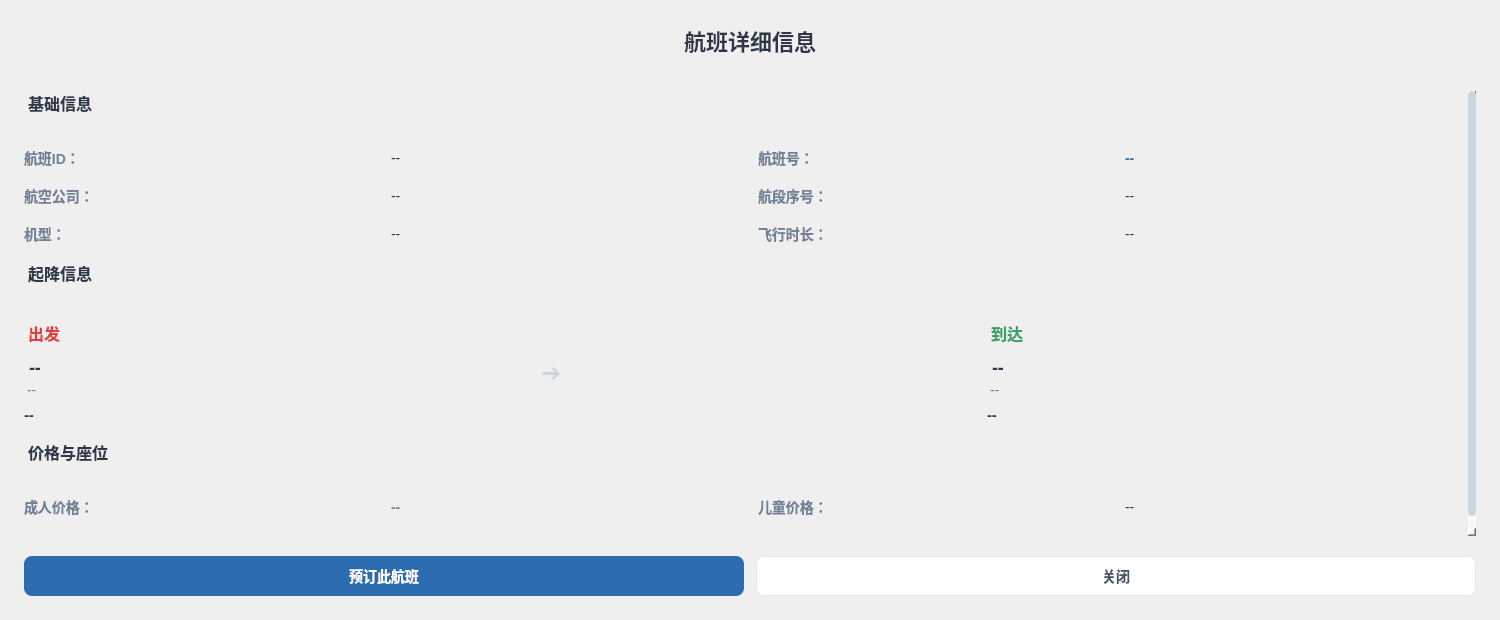
<?xml version="1.0" encoding="UTF-8"?>
<ui version="4.0">
 <class>FlightDetailWidget</class>
 <widget class="QDialog" name="FlightDetailWidget">
  <property name="geometry">
   <rect>
    <x>0</x>
    <y>0</y>
    <width>1500</width>
    <height>620</height>
   </rect>
  </property>
<property name="sizePolicy">
   <sizepolicy hsizetype="Expanding" vsizetype="Expanding">
    <horstretch>1</horstretch>
    <verstretch>1</verstretch>
   </sizepolicy>
  </property>
<property name="fixedSize">
   <size>
    <width>2000</width>  <!-- 强制宽度 -->
    <height>1500</height> <!-- 强制高度 -->
   </size>
  </property>
  <property name="windowTitle">
   <string>航班详情</string>
  </property>
  <property name="windowIcon">
   <iconset>
    <normaloff>.</normaloff>.</iconset>
  </property>
  <property name="modal">
   <bool>true</bool>
  </property>
  <property name="windowFlags">
   <set>Qt::Dialog|Qt::WindowMaximizeButtonHint|Qt::WindowCloseButtonHint</set>
  </property>
  <property name="minimumSize">
   <size>
    <width>700</width>
    <height>500</height>
   </size>
  </property>
  <layout class="QVBoxLayout" name="verticalLayout">
   <property name="spacing">
    <number>20</number>
   </property>
   <property name="leftMargin">
    <number>24</number>
   </property>
   <property name="topMargin">
    <number>24</number>
   </property>
   <property name="rightMargin">
    <number>24</number>
   </property>
   <property name="bottomMargin">
    <number>24</number>
   </property>
   <item>
    <widget class="QLabel" name="titleLabel">
     <property name="styleSheet">
      <string notr="true">
       QLabel {
        font-size: 22px;
        font-weight: bold;
        color: #2D3748;
        padding-bottom: 12px;
        border-bottom: 2px solid #E2E8F0;
       }
      </string>
     </property>
     <property name="text">
      <string>航班详细信息</string>
     </property>
     <property name="alignment">
      <set>Qt::AlignmentFlag::AlignCenter</set>
     </property>
    </widget>
   </item>
   <item>
    <widget class="QScrollArea" name="scrollArea">
     <property name="styleSheet">
      <string notr="true">
       QScrollArea {
        border: none;
       }
       QScrollBar:vertical {
        width: 8px;
        background: #F7FAFC;
        border-radius: 4px;
       }
       QScrollBar::handle:vertical {
        background: #CBD5E0;
        border-radius: 4px;
       }
       QScrollBar::handle:vertical:hover {
        background: #A0AEC0;
       }
      </string>
     </property>
     <property name="widgetResizable">
      <bool>true</bool>
     </property>
     <widget class="QWidget" name="scrollAreaWidgetContents">
      <property name="geometry">
       <rect>
        <x>0</x>
        <y>0</y>
        <width>782</width>
        <height>458</height>
       </rect>
      </property>
      <layout class="QVBoxLayout" name="contentLayout">
       <property name="spacing">
        <number>16</number>
       </property>
       <property name="leftMargin">
        <number>0</number>
       </property>
       <property name="topMargin">
        <number>0</number>
       </property>
       <property name="rightMargin">
        <number>0</number>
       </property>
       <property name="bottomMargin">
        <number>0</number>
       </property>
       <item>
        <layout class="QVBoxLayout" name="baseInfoLayout">
         <item>
          <widget class="QLabel" name="baseTitleLabel">
           <property name="styleSheet">
            <string notr="true">
              QLabel {
               font-size: 16px;
               font-weight: 600;
               color: #2D3748;
               margin-bottom: 16px;
              }
             </string>
           </property>
           <property name="text">
            <string>基础信息</string>
           </property>
          </widget>
         </item>
         <item>
          <layout class="QGridLayout" name="baseGridLayout">
           <property name="horizontalSpacing">
            <number>24</number>
           </property>
           <property name="verticalSpacing">
            <number>16</number>
           </property>
           <item row="0" column="0">
            <widget class="QLabel" name="flightIdKeyLabel">
             <property name="styleSheet">
              <string notr="true">
                QLabel {
                 font-size: 14px;
                 font-weight: bold; /* 加粗 */
                 color: #718096;
                 min-width: 80px;
                }
               </string>
             </property>
             <property name="text">
              <string>航班ID：</string>
             </property>
            </widget>
           </item>
           <item row="0" column="1">
            <widget class="QLabel" name="lbFlightId">
             <property name="styleSheet">
              <string notr="true">
                QLabel {
                 font-size: 14px;
                 color: #2D3748;
                }
               </string>
             </property>
             <property name="text">
              <string>--</string>
             </property>
            </widget>
           </item>
           <item row="0" column="2">
            <widget class="QLabel" name="flightNoKeyLabel">
             <property name="styleSheet">
              <string notr="true">
                QLabel {
                 font-size: 14px;
                 font-weight: bold; /* 加粗 */
                 color: #718096;
                 min-width: 80px;
                }
               </string>
             </property>
             <property name="text">
              <string>航班号：</string>
             </property>
            </widget>
           </item>
           <item row="0" column="3">
            <widget class="QLabel" name="lbFlightNo">
             <property name="styleSheet">
              <string notr="true">
                QLabel {
                 font-size: 14px;
                 font-weight: 600;
                 color: #2B6CB0;
                }
               </string>
             </property>
             <property name="text">
              <string>--</string>
             </property>
            </widget>
           </item>
           <item row="1" column="0">
            <widget class="QLabel" name="airlineKeyLabel">
             <property name="styleSheet">
              <string notr="true">
                QLabel {
                 font-size: 14px;
                 font-weight: bold; /* 加粗 */
                 color: #718096;
                 min-width: 80px;
                }
               </string>
             </property>
             <property name="text">
              <string>航空公司：</string>
             </property>
            </widget>
           </item>
           <item row="1" column="1">
            <widget class="QLabel" name="lbAirline">
             <property name="styleSheet">
              <string notr="true">
                QLabel {
                 font-size: 14px;
                 color: #2D3748;
                }
               </string>
             </property>
             <property name="text">
              <string>--</string>
             </property>
            </widget>
           </item>
           <item row="1" column="2">
            <widget class="QLabel" name="segmentNoKeyLabel">
             <property name="styleSheet">
              <string notr="true">
                QLabel {
                 font-size: 14px;
                 font-weight: bold; /* 加粗 */
                 color: #718096;
                 min-width: 80px;
                }
               </string>
             </property>
             <property name="text">
              <string>航段序号：</string>
             </property>
            </widget>
           </item>
           <item row="1" column="3">
            <widget class="QLabel" name="lbSegmentNo">
             <property name="styleSheet">
              <string notr="true">
                QLabel {
                 font-size: 14px;
                 color: #2D3748;
                }
               </string>
             </property>
             <property name="text">
              <string>--</string>
             </property>
            </widget>
           </item>
           <item row="2" column="0">
            <widget class="QLabel" name="planeTypeKeyLabel">
             <property name="styleSheet">
              <string notr="true">
                QLabel {
                 font-size: 14px;
                 font-weight: bold; /* 加粗 */
                 color: #718096;
                 min-width: 80px;
                }
               </string>
             </property>
             <property name="text">
              <string>机型：</string>
             </property>
            </widget>
           </item>
           <item row="2" column="1">
            <widget class="QLabel" name="lbPlaneType">
             <property name="styleSheet">
              <string notr="true">
                QLabel {
                 font-size: 14px;
                 color: #2D3748;
                }
               </string>
             </property>
             <property name="text">
              <string>--</string>
             </property>
            </widget>
           </item>
           <item row="2" column="2">
            <widget class="QLabel" name="flightTimeKeyLabel">
             <property name="styleSheet">
              <string notr="true">
                QLabel {
                 font-size: 14px;
                 font-weight: bold; /* 加粗 */
                 color: #718096;
                 min-width: 80px;
                }
               </string>
             </property>
             <property name="text">
              <string>飞行时长：</string>
             </property>
            </widget>
           </item>
           <item row="2" column="3">
            <widget class="QLabel" name="lbFlightTime">
             <property name="styleSheet">
              <string notr="true">
                QLabel {
                 font-size: 14px;
                 color: #2D3748;
                }
               </string>
             </property>
             <property name="text">
              <string>--</string>
             </property>
            </widget>
           </item>
          </layout>
         </item>
        </layout>
       </item>
       <item>
        <layout class="QVBoxLayout" name="departArriveLayout">
         <item>
          <widget class="QLabel" name="routeTitleLabel">
           <property name="styleSheet">
            <string notr="true">
              QLabel {
               font-size: 16px;
               font-weight: 600;
               color: #2D3748;
               margin-bottom: 20px;
              }
             </string>
           </property>
           <property name="text">
            <string>起降信息</string>
           </property>
          </widget>
         </item>
         <item>
          <layout class="QHBoxLayout" name="routeHLayout">
           <property name="spacing">
            <number>0</number>
           </property>
           <item>
            <layout class="QVBoxLayout" name="departLayout">
             <item>
              <widget class="QLabel" name="departTitleLabel">
               <property name="styleSheet">
                <string notr="true">
                  QLabel {
                   font-size: 16px;
                   font-weight: 600;
                   color: #E53E3E;
                   margin-bottom: 12px;
                  }
                 </string>
               </property>
               <property name="text">
                <string>出发</string>
               </property>
              </widget>
             </item>
             <item>
              <widget class="QLabel" name="lbDepartCity">
               <property name="styleSheet">
                <string notr="true">
                  QLabel {
                   font-size: 18px;
                   font-weight: 600;
                   color: #2D3748;
                   margin-bottom: 4px;
                  }
                 </string>
               </property>
               <property name="text">
                <string>--</string>
               </property>
              </widget>
             </item>
             <item>
              <widget class="QLabel" name="lbDepartAirport">
               <property name="styleSheet">
                <string notr="true">
                  QLabel {
                   font-size: 14px;
                   color: #718096;
                   margin-bottom: 8px;
                  }
                 </string>
               </property>
               <property name="text">
                <string>--</string>
               </property>
              </widget>
             </item>
             <item>
              <widget class="QLabel" name="lbDepartTime">
               <property name="styleSheet">
                <string notr="true">
                  QLabel {
                   font-size: 15px;
                   font-weight: 600;
                   color: #2D3748;
                  }
                 </string>
               </property>
               <property name="text">
                <string>--</string>
               </property>
              </widget>
             </item>
            </layout>
           </item>
           <item>
            <layout class="QVBoxLayout" name="arrowLayout">
             <item>
              <widget class="QLabel" name="arrowLabel">
               <property name="styleSheet">
                <string notr="true">
                  QLabel {
                   font-size: 24px;
                   color: #CBD5E0;
                   padding: 0 30px;
                  }
                 </string>
               </property>
               <property name="text">
                <string>➔</string>
               </property>
              </widget>
             </item>
            </layout>
           </item>
           <item>
            <layout class="QVBoxLayout" name="arriveLayout">
             <item>
              <widget class="QLabel" name="arriveTitleLabel">
               <property name="styleSheet">
                <string notr="true">
                  QLabel {
                   font-size: 16px;
                   font-weight: 600;
                   color: #38A169;
                   margin-bottom: 12px;
                  }
                 </string>
               </property>
               <property name="text">
                <string>到达</string>
               </property>
              </widget>
             </item>
             <item>
              <widget class="QLabel" name="lbArriveCity">
               <property name="styleSheet">
                <string notr="true">
                  QLabel {
                   font-size: 18px;
                   font-weight: 600;
                   color: #2D3748;
                   margin-bottom: 4px;
                  }
                 </string>
               </property>
               <property name="text">
                <string>--</string>
               </property>
              </widget>
             </item>
             <item>
              <widget class="QLabel" name="lbArriveAirport">
               <property name="styleSheet">
                <string notr="true">
                  QLabel {
                   font-size: 14px;
                   color: #718096;
                   margin-bottom: 8px;
                  }
                 </string>
               </property>
               <property name="text">
                <string>--</string>
               </property>
              </widget>
             </item>
             <item>
              <widget class="QLabel" name="lbArriveTime">
               <property name="styleSheet">
                <string notr="true">
                  QLabel {
                   font-size: 15px;
                   font-weight: 600;
                   color: #2D3748;
                  }
                 </string>
               </property>
               <property name="text">
                <string>--</string>
               </property>
              </widget>
             </item>
            </layout>
           </item>
          </layout>
         </item>
        </layout>
       </item>
       <item>
        <layout class="QVBoxLayout" name="priceSeatLayout">
         <item>
          <widget class="QLabel" name="priceTitleLabel">
           <property name="styleSheet">
            <string notr="true">
              QLabel {
               font-size: 16px;
               font-weight: 600;
               color: #2D3748;
               margin-bottom: 16px;
              }
             </string>
           </property>
           <property name="text">
            <string>价格与座位</string>
           </property>
          </widget>
         </item>
         <item>
          <layout class="QGridLayout" name="priceSeatGridLayout">
           <property name="horizontalSpacing">
            <number>24</number>
           </property>
           <property name="verticalSpacing">
            <number>16</number>
           </property>
           <item row="0" column="0">
            <widget class="QLabel" name="adultPriceKeyLabel">
             <property name="styleSheet">
              <string notr="true">
                QLabel {
                 font-size: 14px;
                 font-weight: bold; /* 加粗 */
                 color: #718096;
                 min-width: 80px;
                }
               </string>
             </property>
             <property name="text">
              <string>成人价格：</string>
             </property>
            </widget>
           </item>
           <item row="0" column="1">
            <widget class="QLabel" name="lbAdultPrice">
             <property name="styleSheet">
              <string notr="true">
                QLabel {
                 font-size: 14px;
                 font-weight: 600;
                 color: #718096;
                }
               </string>
             </property>
             <property name="text">
              <string>--</string>
             </property>
            </widget>
           </item>
           <item row="0" column="2">
            <widget class="QLabel" name="childPriceKeyLabel">
             <property name="styleSheet">
              <string notr="true">
                QLabel {
                 font-size: 14px;
                 font-weight: bold; /* 加粗 */
                 color: #718096;
                 min-width: 80px;
                }
               </string>
             </property>
             <property name="text">
              <string>儿童价格：</string>
             </property>
            </widget>
           </item>
           <item row="0" column="3">
            <widget class="QLabel" name="lbChildPrice">
             <property name="styleSheet">
              <string notr="true">
                QLabel {
                 font-size: 14px;
                 color: #2D3748;
                }
               </string>
             </property>
             <property name="text">
              <string>--</string>
             </property>
            </widget>
           </item>
           <item row="1" column="0">
            <widget class="QLabel" name="totalSeatsKeyLabel">
             <property name="styleSheet">
              <string notr="true">
                QLabel {
                 font-size: 14px;
                 font-weight: bold; /* 加粗 */
                 color: #718096;
                 min-width: 80px;
                }
               </string>
             </property>
             <property name="text">
              <string>总座位数：</string>
             </property>
            </widget>
           </item>
           <item row="1" column="1">
            <widget class="QLabel" name="lbTotalSeats">
             <property name="styleSheet">
              <string notr="true">
                QLabel {
                 font-size: 14px;
                 color: #2D3748;
                }
               </string>
             </property>
             <property name="text">
              <string>--</string>
             </property>
            </widget>
           </item>
           <item row="1" column="2">
            <widget class="QLabel" name="remainSeatsKeyLabel">
             <property name="styleSheet">
              <string notr="true">
                QLabel {
                 font-size: 14px;
                 font-weight: bold; /* 加粗 */
                 color: #718096;
                 min-width: 80px;
                }
               </string>
             </property>
             <property name="text">
              <string>剩余座位数：</string>
             </property>
            </widget>
           </item>
           <item row="1" column="3">
            <widget class="QLabel" name="lbRemainSeats">
             <property name="styleSheet">
              <string notr="true">
                QLabel {
                 font-size: 14px;
                 font-weight: 600;
                 color: #2B6CB0;
                }
               </string>
             </property>
             <property name="text">
              <string>--</string>
             </property>
            </widget>
           </item>
          </layout>
         </item>
        </layout>
       </item>
       <item>
        <spacer name="verticalSpacer">
         <property name="orientation">
          <enum>Qt::Orientation::Vertical</enum>
         </property>
         <property name="sizeHint" stdset="0">
          <size>
           <width>20</width>
           <height>20</height>
          </size>
         </property>
        </spacer>
       </item>
      </layout>
     </widget>
    </widget>
   </item>
   <item>
    <layout class="QHBoxLayout" name="buttonLayout">
     <property name="spacing">
      <number>12</number>
     </property>
     <item>
      <widget class="QPushButton" name="reserveBtn">
       <property name="minimumSize">
        <size>
         <width>120</width>
         <height>40</height>
        </size>
       </property>
       <property name="styleSheet">
        <string notr="true">
         QPushButton {
          background-color: #2B6CB0;
          color: #FFFFFF;
          border: none;
          border-radius: 8px;
          font-size: 14px;
          font-weight: 500;
         }
         QPushButton:hover {
          background-color: #2C5282;
         }
         QPushButton:pressed {
          background-color: #2A4365;
         }
        </string>
       </property>
       <property name="text">
        <string>预订此航班</string>
       </property>
      </widget>
     </item>
     <item>
      <widget class="QPushButton" name="closeBtn">
       <property name="minimumSize">
        <size>
         <width>120</width>
         <height>40</height>
        </size>
       </property>
       <property name="styleSheet">
        <string notr="true">
         QPushButton {
          background-color: #FFFFFF;
          color: #4A5568;
          border: 1px solid #E2E8F0;
          border-radius: 8px;
          font-size: 14px;
          font-weight: 500;
         }
         QPushButton:hover {
          background-color: #F7FAFC;
         }
         QPushButton:pressed {
          background-color: #EDF2F7;
         }
        </string>
       </property>
       <property name="text">
        <string>关闭</string>
       </property>
      </widget>
     </item>
    </layout>
   </item>
  </layout>
 </widget>
 <resources/>
 <connections>
  <connection>
   <sender>closeBtn</sender>
   <signal>clicked()</signal>
   <receiver>FlightDetailWidget</receiver>
   <slot>close()</slot>
   <hints>
    <hint type="sourcelabel">
     <x>700</x>
     <y>550</y>
    </hint>
    <hint type="destinationlabel">
     <x>390</x>
     <y>300</y>
    </hint>
   </hints>
  </connection>
 </connections>
</ui>
